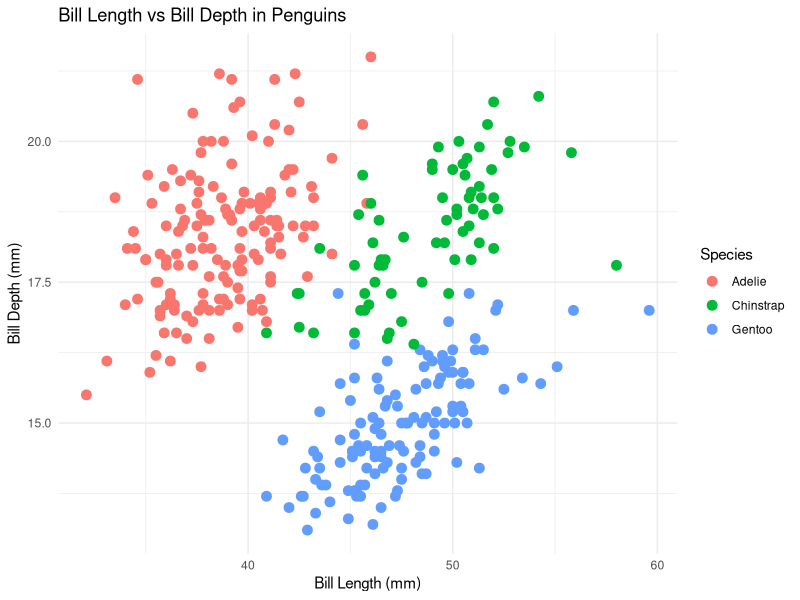
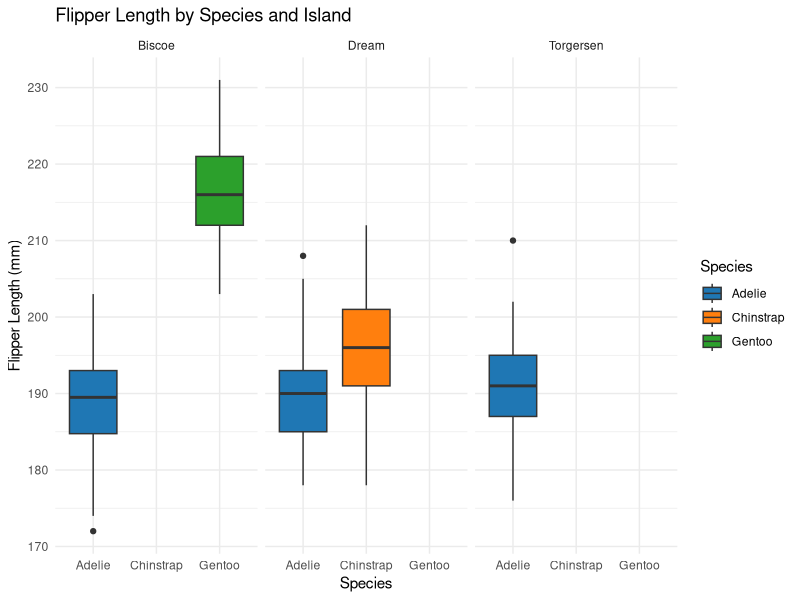
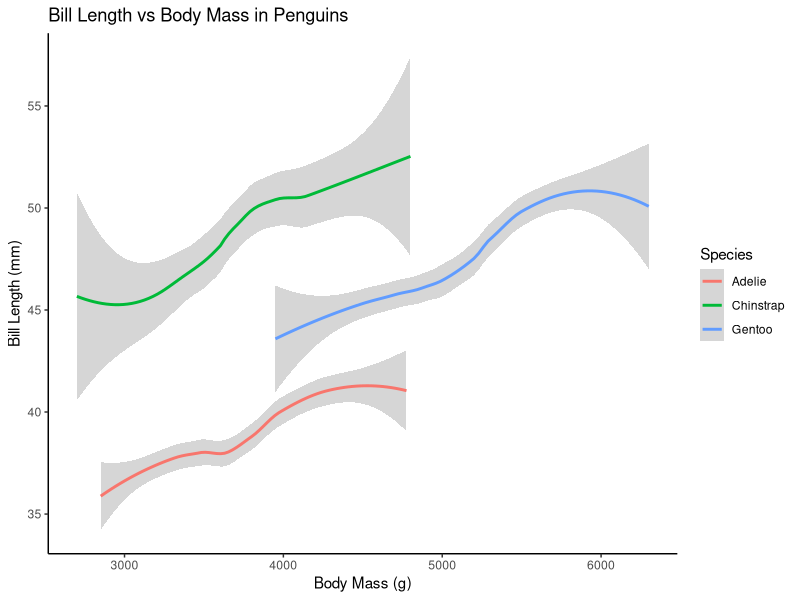

These figures' R source, in order:
## ---- chunk 1
knitr::opts_chunk$set(echo = TRUE)
## ---- chunk 2
#loading packages and palmerpenguins to use as for a dataset 
library(tidyverse)
library(palmerpenguins)
## ---- chunk 3

#using copilot to generate a ggplt scatter plot using penguins dataset
#plot bill_length_mm on the x-axis and bill_depth_mm on the y-axis
#colour points by species and use geom_point with size 3
#add minimal theme and clean labels

plot <- ggplot(data = penguins, aes(x = bill_length_mm, y = bill_depth_mm, color = species)) +
  geom_point(size = 3) +
  theme_minimal() +
  labs(title = "Bill Length vs Bill Depth in Penguins",
       x = "Bill Length (mm)",
       y = "Bill Depth (mm)",
       color = "Species")

plot

## ---- chunk 4
#generate a boxplot comparing flipper_length_mm across different species, faceted by island, using custom colour palettes 

plot2 <- ggplot(data = penguins, aes(x = species, y = flipper_length_mm, fill = species)) +
  geom_boxplot() +
  facet_wrap(~ island) +
  scale_fill_manual(values = c("Adelie" = "#1f77b4", "Chinstrap" = "#ff7f0e", "Gentoo" = "#2ca02c")) +
  theme_minimal() +
  labs(title = "Flipper Length by Species and Island",
       x = "Species",
       y = "Flipper Length (mm)",
       fill = "Species")

plot2
## ---- chunk 5
penguins
#generate a smooth line plot of the penguins data set 
#x-axis is body mass and y-axis is bill length, colour lines by species 
#include the range of standard error 
#add theme classic and clean labels 

plot3 <- ggplot(data = penguins, aes(x = body_mass_g, y = bill_length_mm, color = species)) +
  geom_smooth(method = "loess", se = TRUE) +
  theme_classic() +
  labs(title = "Bill Length vs Body Mass in Penguins",
       x = "Body Mass (g)",
       y = "Bill Length (mm)",
       color = "Species")
plot3

## ---- chunk 6
